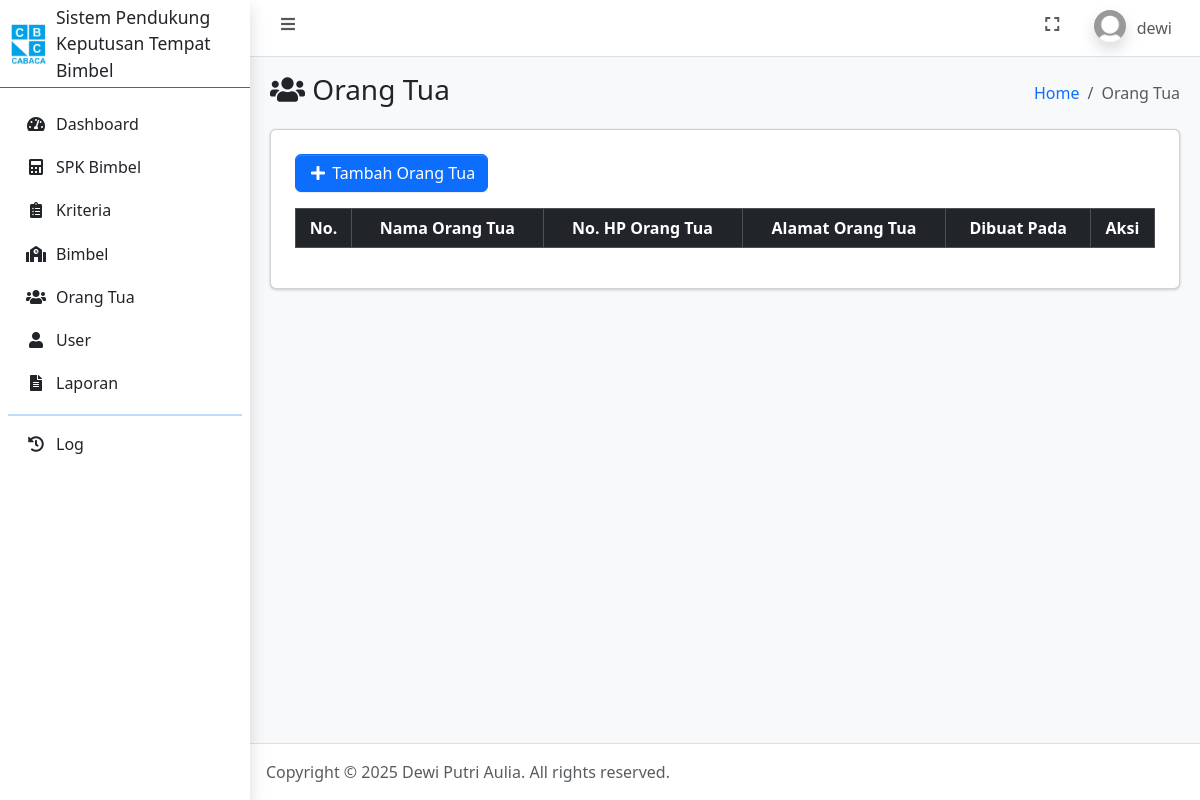
Before: /orangtua.php (signed in) with the older database file.
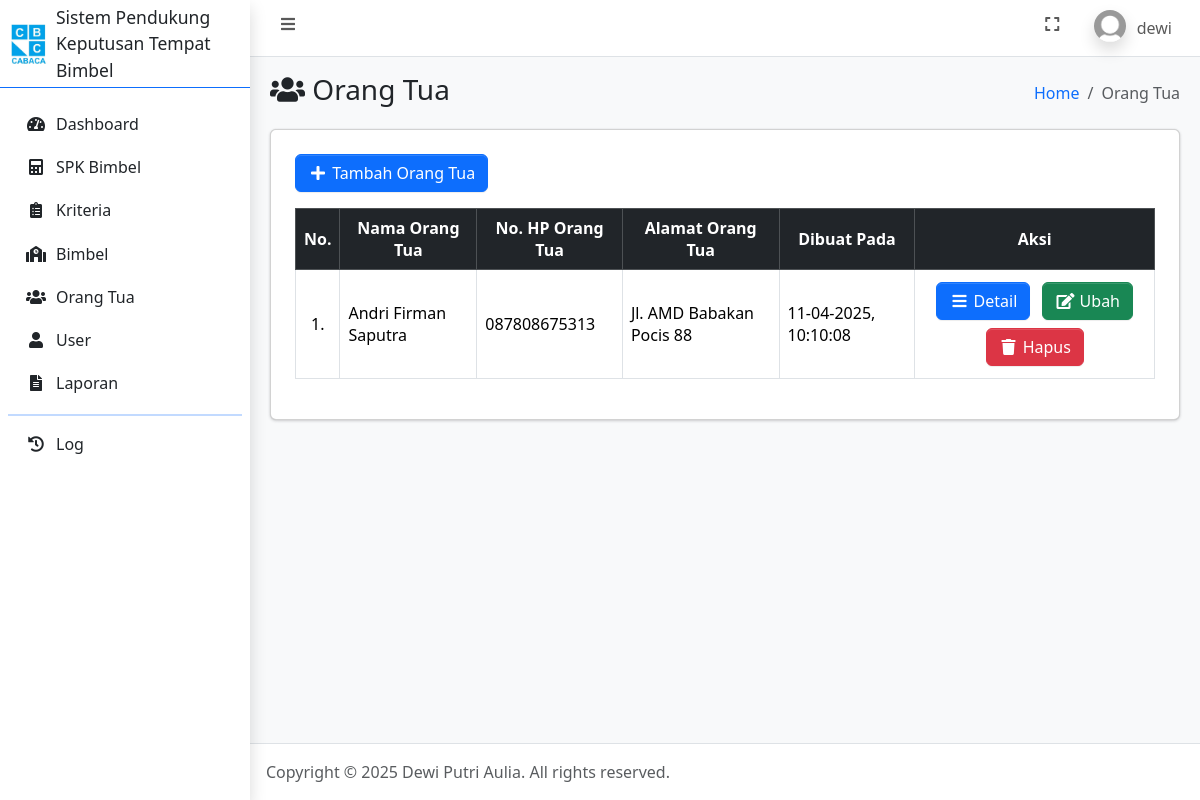
After: the same page with the newer database file.
### tables this page shows
CREATE TABLE `orangtua` (
  `id_orangtua` int(11) NOT NULL,
  `no_hp_orangtua` varchar(20) NOT NULL,
  `alamat_orangtua` text NOT NULL,
  `id_user` int(11) NOT NULL,
  `dibuat_pada` datetime NOT NULL DEFAULT current_timestamp()
);

CREATE TABLE `user` (
  `id_user` int(11) NOT NULL,
  `username` varchar(100) NOT NULL,
  `password` varchar(255) NOT NULL,
  `jabatan` enum('admin','orangtua') NOT NULL,
  `nama` varchar(100) NOT NULL,
  `foto` text NOT NULL,
  `dibuat_pada` timestamp NOT NULL DEFAULT current_timestamp()
);

### orangtua.php (the view, shortened to what this page needs)
<?php
    require_once 'connection.php';
    $orangtua = mysqli_query($conn, "SELECT * FROM orangtua INNER JOIN user ON orangtua.id_user = user.id_user ORDER BY nama ASC");
?>
<!DOCTYPE html>
<html lang="en">
<head>
    <?php include_once 'include/head.php'; ?>
</head>
<body class="layout-fixed sidebar-expand-lg bg-body-tertiary">
    <div class="app-wrapper">
        <?php include_once 'include/navbar.php'; ?>
        <?php include_once 'include/sidebar.php'; ?>
        <main class="app-main">
            <div class="app-content-header">
                <div class="container-fluid">
                    <div class="row">
                        <div class="col-sm-6">
                            <h3 class="mb-0"><i class="nav-icon fas fa-fw fa-users"></i> Orang Tua</h3>
                        </div>
                        <div class="col-sm-6">
                            <ol class="breadcrumb float-sm-end">
                                <li class="breadcrumb-item"><a href="index.php">Home</a></li>
                                <li class="breadcrumb-item active" aria-current="page">
                                    Orang Tua
                                </li>
                            </ol>
                        </div>
                    </div>
                </div>
            </div>
            <div class="app-content">
                <div class="container-fluid">
                    <div class="card">
                        <div class="card-body">
                            <div class="table-responsive p-2">
                                <a href="tambah_orangtua.php" class="mb-3 btn btn-primary"><i class="fas fa-fw fa-plus"></i> Tambah Orang Tua</a>
                                <table class="table table-bordered" id="table_id">
                                    <thead class="table-dark">
                                        <tr>
                                            <th class="text-center align-middle">No.</th>
                                            <th class="text-center align-middle">Nama Orang Tua</th>
                                            <th class="text-center align-middle">No. HP Orang Tua</th>
                                            <th class="text-center align-middle">Alamat Orang Tua</th>
                                            <th class="text-center align-middle">Dibuat Pada</th>
                                            <th class="text-center align-middle">Aksi</th>
                                        </tr>
                                    </thead>
                                    <tbody>
                                        <?php $i = 1; ?>
                                        <?php foreach ($orangtua as $ds): ?>
                                            <tr>
                                                <td class="text-center align-middle"><?= $i++; ?>.</td>
                                                <td class="align-middle text-start"><?= $ds['nama']; ?></td>
                                                <td class="align-middle text-start"><?= $ds['no_hp_orangtua']; ?></td>
                                                <td class="align-middle text-start"><?= $ds['alamat_orangtua']; ?></td>
                                                <td class="align-middle"><?= date('d-m-Y, H:i:s', strtotime($ds['dibuat_pada'])); ?></td>
                                                <td class="text-center align-middle">
                                                    <a href="detail_orangtua.php?id_orangtua=<?= $ds['id_orangtua']; ?>" class="m-1 btn btn-primary"><i class="fas fa-fw fa-bars"></i> Detail</a>
                                                    <a href="ubah_orangtua.php?id_orangtua=<?= $ds['id_orangtua']; ?>" class="m-1 btn btn-success"><i class="fas fa-fw fa-edit"></i> Ubah</a>
                                                    <a href="hapus_orangtua.php?id_orangtua=<?= $ds['id_orangtua']; ?>" data-nama="<?= $ds['nama']; ?>" class="m-1 btn btn-danger btn-delete"><i class="fas fa-fw fa-trash"></i> Hapus</a>
                                                </td>
                                            </tr>
                                        <?php endforeach ?>
                                    </tbody>
                                </table>
                            </div>
                        </div>
                    </div>
                </div>
            </div>
        </main>
        <?php include_once 'include/footer.php'; ?>
    </div>
</body>
</html>

Changed rows visible on the page:
added orangtua: id_user.nama "Andri Firman Saputra", no_hp_orangtua "087808675313", alamat_orangtua "Jl. AMD Babakan Pocis 88", id_user.dibuat_pada "11-04-2025, 10:10:08"
